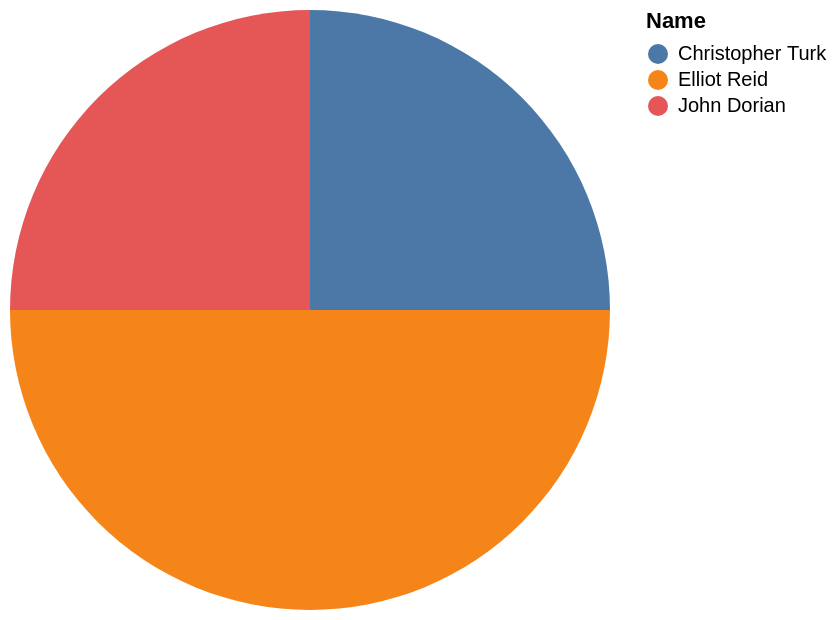

Source (Vega-Lite JSON):
### Vega-Lite specification from a JSON file in a GitHub repository (floating-point values rounded to 4 significant figures)
{"data": {"values": [{"x_data": "John Dorian", "y_data": 1}, {"x_data": "Elliot Reid", "y_data": 2}, {"x_data": "Christopher Turk", "y_data": 1}]}, "mark": "arc", "encoding": {"theta": {"field": "y_data", "type": "quantitative", "title": "count(*)"}, "color": {"field": "x_data", "type": "nominal", "title": "Name"}}}
